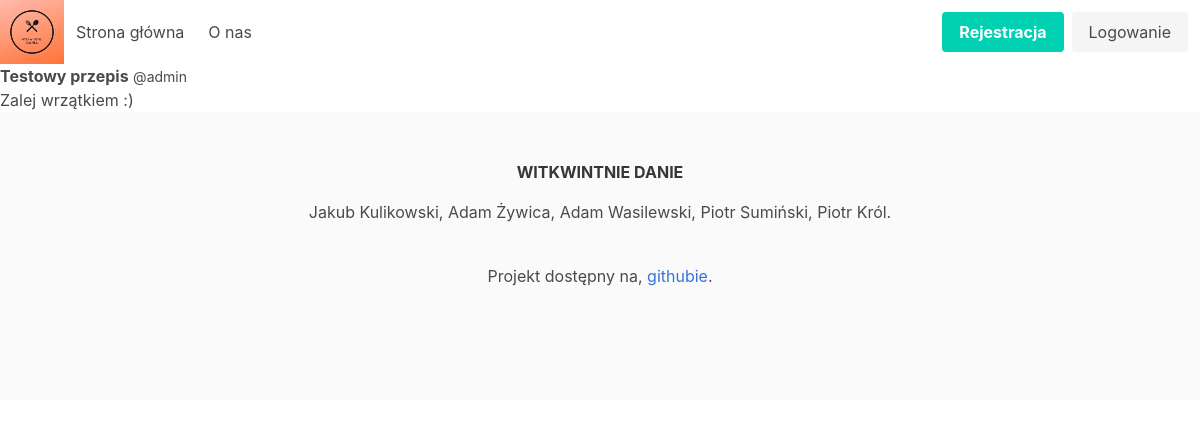
The app's page /przepis/1 with its own data.
### tables this page shows
CREATE TABLE `recipes` (
  `recipe_id` INTEGER PRIMARY KEY AUTOINCREMENT,
  `user_id` INTEGER,
  `type_of_food_id` INTEGER,
  `food_category_id` INTEGER,
  `name` TEXT UNIQUE NOT NULL,
  `creation_date` DATE NOT NULL DEFAULT (DATETIME('now', 'localtime')),
  `description` TEXT NOT NULL,
  `rating` INTEGER CHECK (rating BETWEEN 1 AND 10),
  `checked` BOOLEAN NOT NULL DEFAULT 0 CHECK(checked IN (0,1)),
  `time_required` INTEGER NOT NULL,
  `views` INTEGER DEFAULT 0 CHECK ( views >= 0 ),
  CONSTRAINT recipes_user_id_fk
      FOREIGN KEY (user_id) REFERENCES users(user_id) ON DELETE SET NULL,
  CONSTRAINT recipes_type_of_food_id_fk
      FOREIGN KEY (type_of_food_id) REFERENCES types_of_food (type_of_food_id) ON DELETE RESTRICT,
  CONSTRAINT recipes_food_category_id_fk
      FOREIGN KEY (food_category_id) REFERENCES food_categories (food_category_id) ON DELETE RESTRICT
);

CREATE TABLE `users` (
  `user_id` INTEGER PRIMARY KEY AUTOINCREMENT,
  `username` TEXT UNIQUE NOT NULL,
  `creation_date` DATE NOT NULL DEFAULT (DATETIME('now', 'localtime')),
  `last_login_date` DATE CHECK ( last_login_date >= creation_date ),
  `role_id` INTEGER NOT NULL,
  `cooking_level_id` INTEGER,
  `sex` TEXT CHECK (sex IN ('F','M')),
  `password` TEXT NOT NULL,
  CONSTRAINT users_role_id_fk
      FOREIGN KEY (role_id) REFERENCES roles (role_id) ON DELETE RESTRICT,
  CONSTRAINT users_cooking_levels_id_fk
      FOREIGN KEY (cooking_level_id) REFERENCES cooking_levels (cooking_level_id) ON DELETE RESTRICT
);

### app/routes.py (the view)
@app.route('/przepis/<int:recipe_id>')
def get_recipe(recipe_id):
    if r.recipe_checked(recipe_id):
        r.add_view(recipe_id)
        return render_template('przepis.html', recipe=r.get_recipe(recipe_id))
    else:
        abort(404)

### app/db.py (called while the page is built)
def get_db():
    db = getattr(g, _DB_PROPERTY, None)
    if db is None:
        db = sqlite3.connect(Config.DB_FILE)
        setattr(g, _DB_PROPERTY, db)
    return db

def query_db(query, *args, one=False, commit=False):
    db = get_db()
    cursor = db.cursor()
    cursor.execute(query, args)
    res = cursor.fetchall()
    if commit:
        db.commit()
    if res and one:
        return res[0]
    else:
        return res

def query_db_object(query, *args, one=False, commit=False):
    db = get_db()
    cursor = db.cursor()
    cursor.execute(query, args)
    r = []
    for i in cursor.fetchall():
        r.append(dict(zip([x[0] for x in cursor.description], i)))
    if commit:
        db.commit()
    if r and one:
        return r[0]
    else:
        return r

### app/utils/recipies.py (called while the page is built)
def recipe_checked(recipe_id):
    res = query_db("SELECT checked FROM recipes WHERE recipe_id = ?", recipe_id, one=True)
    return True if res and res[0] == 1 else False

def get_recipe(recipe_id):
    return query_db_object("""
        SELECT r.recipe_id,
            r.user_id, u.username,
            r.type_of_food_id, tf.name AS type_of_food,
            r.food_category_id, fc.name AS food_category,
            r.name, r.creation_date, r.description, r.rating, r.checked, r.time_required, r.views
        FROM recipes r
        INNER JOIN users u USING(user_id)
        INNER JOIN types_of_food tf USING(type_of_food_id)
        INNER JOIN food_categories fc USING(food_category_id)
        WHERE r.recipe_id = ?
    """, recipe_id, one=True)

def add_view(recipe_id):
    query_db("UPDATE recipes SET views = views + 1 WHERE recipe_id = ?", recipe_id, commit=True)

### app/templates/przepis.html (shortened to what this page needs)
<!DOCTYPE html>
<html lang="en">
<head>
        <link rel="stylesheet" href="/static/css/bulma.css">
      </head>
      <body>
  <nav class="navbar" role="navigation" aria-label="main navigation">
    <div class="navbar-brand">
      <a class="image is-64x64">
        <img src="/static/img/logo.png" width=auto height=auto>
      </a>
    </div>
    <div id="navbarBasicExample" class="navbar-menu">
      <div class="navbar-start">
        <a href="{{ url_for('main.index') }}" class="navbar-item">
          Strona główna
        </a>
        <a href="{{ url_for('main.about_us') }}" class="navbar-item">
          O nas
        </a>
      </div>
      <div class="navbar-end">
        <div class="navbar-item">
          <div class="buttons">
            {% if session.user is defined %}
            {% if session.user.role_name == "Administrator" %}
            <a href="{{ url_for('main.admin') }}"class="button is-success is-outlined">
              Panel Administratora
            </a>
            {% endif %}
            <a href="{{ url_for('main.new_recipe') }}"class="button is-primary is-outlined">
              Dodaj przepis
            </a>
            <a href="{{ url_for('main.user_profile') }}" class="button is-info is-outlined">
              Mój Profil
            </a>
            <a href="{{ url_for('main.logout') }}" class="button is-danger is-outlined">
              Wyloguj
            </a>
            {% else %}
            <a href="{{ url_for('main.register') }}"class="button is-primary">
              <strong>Rejestracja</strong>
            </a>
            <a href="{{ url_for('main.login') }}" class="button is-light">
              Logowanie
            </a>
            {% endif %}
          </div>
        </div>
      </div>
    </div>
  </nav>
    <article class="media">
        <div class="media-content recipe">
          <div class="content">
              <p>
                  <a href="{{ url_for('main.get_recipe', recipe_id=recipe.recipe_id) }}" style="color: inherit"><strong>{{ recipe.name }}</strong></a> <small>@{{ recipe.username }}</small>
              <br>
              {{ recipe.description  }}
              </p>
          </div>
        </div>
        </article>
  <footer class="footer">
    <div class="content has-text-centered">
      <p>
        <strong>WITKWINTNIE DANIE</strong>
      <p>Jakub Kulikowski, Adam Żywica, Adam Wasilewski, Piotr Sumiński, Piotr Król. </p>
      <p>Projekt dostępny na,
        <a href="https://github.com/a-was/kuchniowy-raj">githubie</a>.
      </p>
      </p>
    </div>
  </footer>
</body>
</html>

### records on screen
recipes: name "Testowy przepis", description "Zalej wrzątkiem :)"
users: username "admin"
